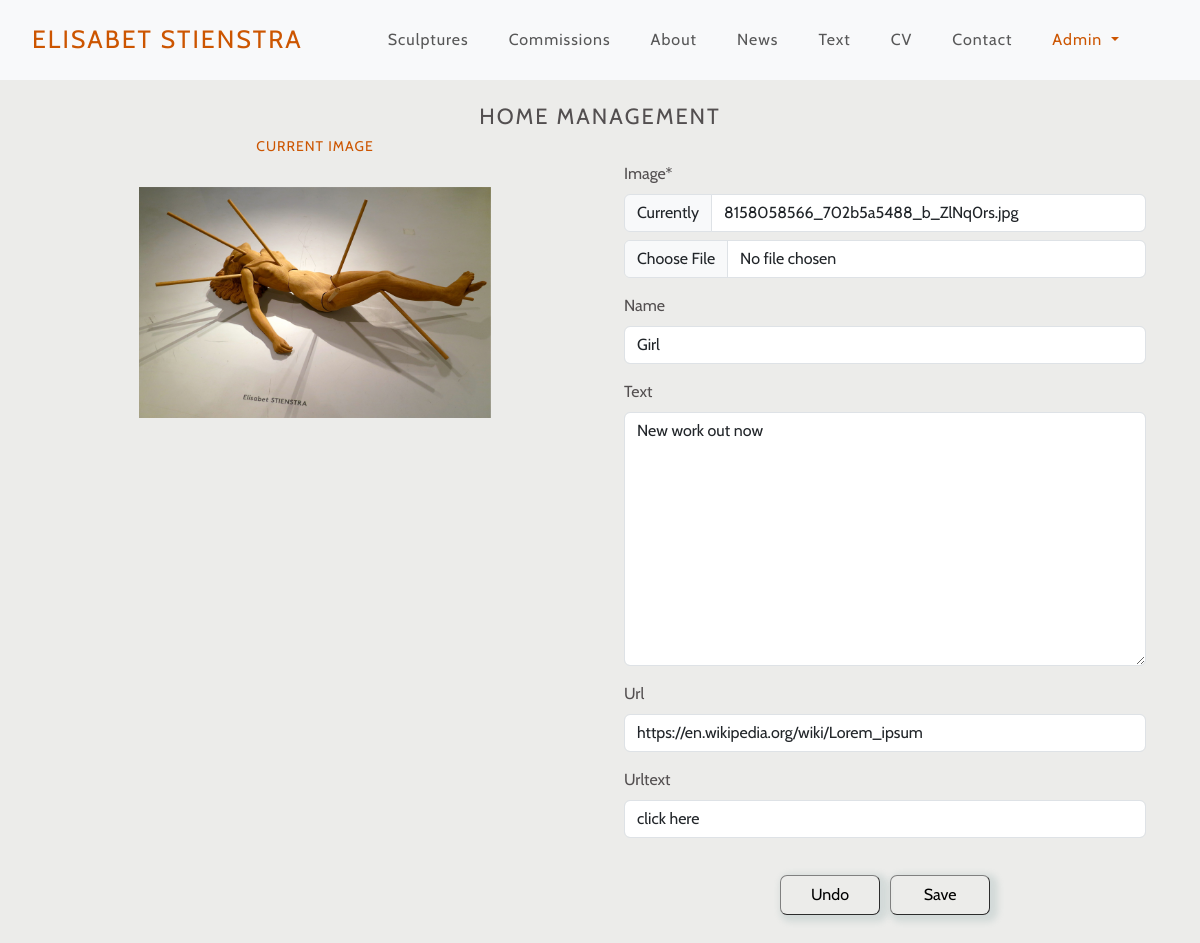
Screenshot of /home_management/ (signed in) with the database file from the repository.
### home/models.py (models this page shows, shortened)
class Home(models.Model):
    image = models.ImageField(null=False, blank=False)
    name = models.CharField(max_length=500, null=True, blank=True)
    text = RichTextField(null=True, blank=True)
    url = models.CharField(max_length=500, null=True, blank=True)
    urltext = models.CharField(max_length=500, null=True, blank=True)

### home/views.py (the view)
# urls.py: path('home_management/', views.home_management, name='home_management'),
@login_required
@csp_exempt
def home_management(request):
    if not request.user.is_superuser:
        sweetify.toast(request, 'Only an Admin can access this page', icon="error", timer=2000,
                            timerProgressBar=True)
        return redirect(reverse('home'))
    existing_item = Home.objects.first()
    if request.method == 'POST':
        form = HomeForm(request.POST, request.FILES, instance=existing_item)
        if form.is_valid():
            if existing_item:
                existing_item.delete()
            form.save()
            sweetify.toast(request, 'Successfully edited Home', icon="success", timer=2000,
                            timerProgressBar=True)
            return redirect(reverse('home'))
        else:
            sweetify.toast(request, 'Failed to edit Home. Please check your input', icon="error", timer=2000,
                            timerProgressBar=True)
    else:
        sweetify.toast(request, 'Editing Home section', icon="info", timer=2000,
                            timerProgressBar=True)
        form = HomeForm(instance=existing_item)
    template = 'home/home_management.html'
    context = {
        'form': form,
        'image': existing_item,
    }
    return render(request, template, context)

### home/forms.py
class HomeForm(forms.ModelForm):
    class Meta:
        model = Home
        fields = '__all__'

### home/templates/home/home_management.html (shortened to what this page needs)
{% extends "base.html" %}
{% load static %}
{% block content %}
<h1 class="pt-4">Home Management</h1>
<section>
    <div class="container container-fluid">
        <div class="row">
            <div class="col-12 col-lg-6 text-center">
                <h2>Current image</h2>
                <img class="current-image p-4" src="{{ image.image.url }}">
            </div>
            <div class="col-12 col-lg-6 p-4">
                <form action="{% url 'home_management' %}" method="POST" enctype="multipart/form-data">
                    <div class="margin-bottom">
                        {{ form | crispy }}
                    </div>
                    <div class="row text-center pt-3 pb-4">
                        <div class="col">
                            <a href="{% url 'home' %}"><button>Undo</button></a><button type="submit">Save</button>
                        </div>
                    </div>
                </form>
            </div>
        </div>
    </div>
</section>
{% endblock %}

### static/css/base.css (style rules this page uses)
body { font-family: 'Cabin', sans-serif; background-color: #ECECEA; color: #534F50; overflow-x: hidden; }
h1 { font-weight: 100; font-size: 16px; text-transform: uppercase; letter-spacing: 1px; text-align: center; }
h2 { font-weight: 100; font-size: 14px; text-transform: uppercase; letter-spacing: 1px; color: #CC5500; text-align: center; }
button { color: black; background-color: transparent; width: 60px; height: 40px; margin: 5px; text-decoration: none; box-shadow: 4px 3px 6px 4px rgba(117,151,152, .2); border-width: 1px; border-radius: 7px; border-color: gray; }
a { text-decoration: none; color: inherit; }
.current-image { max-height: 400px; max-width: 400px; }
@media only screen and (min-width: 600px) { button { width: 80px; } }
@media only screen and (min-width: 992px) { h1 { font-size: 22px; letter-spacing: 2px; } }
@media only screen and (min-width: 1200px) { button { width: 100px; } }

### rows the page displays
Home: image (picture), name "Girl", text "New work out now", url "https://en.wikipedia.org/wiki/Lorem_ipsum", urltext "click here"
